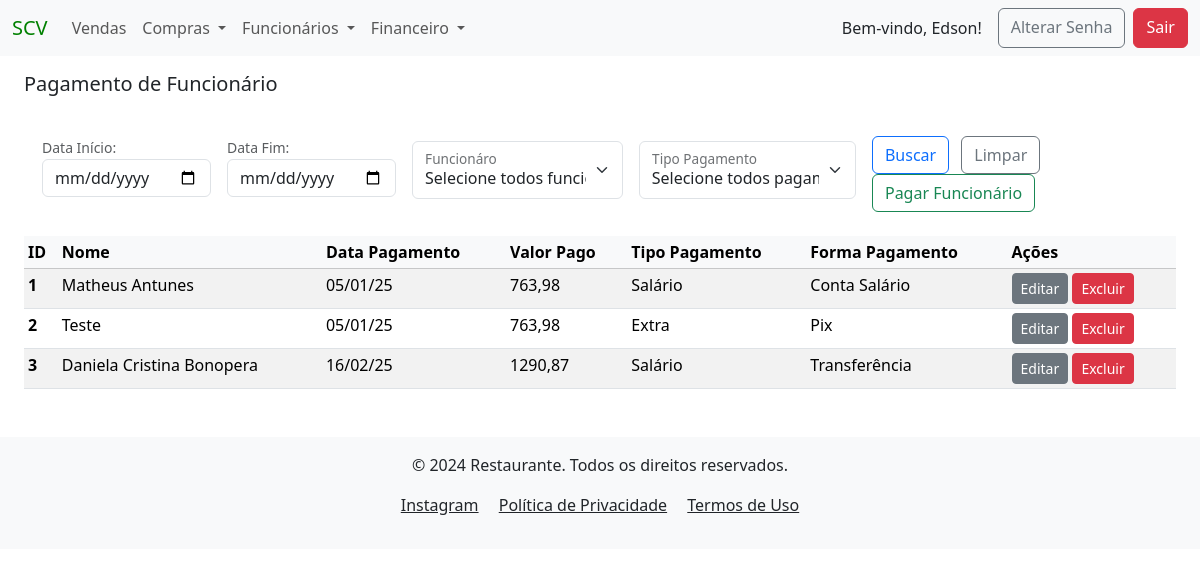
The app's page /payment/ (signed in) with its own data.
### funcionarios/models.py (models this page shows)
class Pagamento(models.Model):
    lista_tipo_pagamento = [
                            ('Salário', 'Salário'),
                            ('Adiantamento', 'Adiantamento'),
                            ('Vale', 'Vale'),
                            ('Vale Transporte', 'Vale Transporte'),
                            ('Extra', 'Extra'),
                            ('Rescisão', 'Rescisão'),
                            ('Comissão', 'Comissão'),
                            ('Férias', 'Férias'),
                            ('13° Salário', '13° Salário')
                            ]
    lista_forma_pagamento = [
                             ('Conta Salário', 'Conta Salário'),
                             ('Dinheiro', 'Dinheiro'),
                             ('Transferência', 'Transferência'),
                             ('Pix', 'Pix'),
                             ('Cheque', 'Cheque'),
                             ('Multa Recisória', 'Multa Recisória')
                             ]
    created_at = models.DateTimeField(auto_now_add=True)
    nome_funcionario = models.ForeignKey(Cadastro, on_delete=models.PROTECT, verbose_name="Funcionário", null=False)
    data_pagamento = models.DateField(verbose_name="Data Pagamento", null=False, blank=False,)
    valor_pago = models.DecimalField(verbose_name="Valor Pago", max_digits=9, decimal_places=2, null=False, blank=False)
    tipo_pagamento = models.CharField(verbose_name="Tipo de Pagamento", max_length=15, choices=lista_tipo_pagamento, null=False, blank=False)
    forma_pagamento = models.CharField(verbose_name="Forma de Pagamento", max_length=15, choices=lista_forma_pagamento, null=False, blank=False)
    author = models.ForeignKey(User, on_delete=models.PROTECT, blank=False, default=1)
    dt_atualizado = models.DateTimeField(auto_now=True, null=False, blank=False)

class Cadastro(models.Model):
    LIST_BANK = [('Banco do Brasil', 'Banco do Brasil'),
                   ('Banco Original', 'Banco Original'),
                   ('Bradesco', 'Bradesco'),
                   ('Caixa Econômica', 'Caixa Econômica'),
                   ('C6 Bank', 'C6 Bank'),
                   ('Itau', 'Itau'),
                   ('Inter', 'Inter'),
                   ('Neon', 'Neon'),
                   ('Next', 'Next'),
                   ('Nubank', 'Nubank'),
                   ('Santander', 'Santander'),
                   ]
    created_at = models.DateTimeField(auto_now_add=True)
    nome_funcionario = models.CharField(verbose_name="Funcionário", max_length=40 , blank=False, unique=True)
    rg = models.CharField(verbose_name="RG", max_length=14, null=True , blank=True)
    cpf = models.CharField(verbose_name="CPF", max_length=14, null=True , blank=True)
    carteira_trabalho = models.CharField(verbose_name="CTPS", max_length=12, null=True, blank=True)
    endereco = models.CharField(verbose_name="Endereço", max_length=40, null=True, blank=True)
    numero = models.CharField(verbose_name="Número", max_length=255, null=True, blank=True)
    bairro = models.CharField(verbose_name="Bairro", max_length=20, null=True, blank=True)
    cidade = models.CharField(verbose_name="Cidade", max_length=30, null=True, blank=True)
    telefone = models.CharField(verbose_name="Telefone", max_length=13, null=True, blank=True)
    banco = models.CharField(verbose_name="Banco", choices=LIST_BANK, max_length=15, null=True, blank=True)
    agencia = models.CharField(verbose_name="Agencia", max_length=7, null=True, blank=True)
    conta = models.CharField(verbose_name="Conta", max_length=10, null=True, blank=True)
    author = models.ForeignKey(User, on_delete=models.PROTECT, blank=False, default=1)
    dt_atualizado = models.DateTimeField(auto_now=True, null=False, blank=False)
    def __str__(self):
        return f"{self.nome_funcionario}"

### funcionarios/views.py (the view, shortened to what this page needs)
# urls.py: path('payment/', PagamentoListView.as_view(), name="pagamento_list"),
class PagamentoListView(LoginRequiredMixin, PermissionRequiredMixin, ListView):
    model = Pagamento
    template_name = 'funcionarios/pagamento_list.html'
    permission_required = 'funcionarios.view_pagamento'  # Permissão para visualizar objetos'
    def get_queryset(self):
        queryset = Pagamento.objects.all()
        data_inicio_pagamento_funcionario = self.request.GET.get('data_inicio_pagamento_funcionario')
        data_fim_pagamento_funcionario = self.request.GET.get('data_fim_pagamento_funcionario')
        if data_inicio_pagamento_funcionario:
            queryset = queryset.filter(data_pagamento__gte=data_inicio_pagamento_funcionario)
        if data_fim_pagamento_funcionario:
            queryset = queryset.filter(data_pagamento__lte=data_fim_pagamento_funcionario)
        nome_funcionario_pagamento = self.request.GET.get('nome_funcionario')
        if nome_funcionario_pagamento:
            queryset = queryset.filter(id=nome_funcionario_pagamento)
        tipo_pagamento = self.request.GET.get('tipo_pagamento')
        if tipo_pagamento:
            queryset = queryset.filter(id=tipo_pagamento)
        return queryset
    def get_context_data(self, **kwargs):
        context = super().get_context_data(**kwargs)
        context['pagamento_funcionarios'] = Pagamento.objects.all()
        return context

### funcionarios/templates/funcionarios/pagamento_list.html (shortened to what this page needs)
{% extends 'global/base.html' %}
{% block content %}
<h5 class="mb-4 mt-3">Pagamento de Funcionário</h5>
<div class="container">
    <form action="" method="GET" class="d-flex align-items-center">
        <div class="mb-2 me-2">
            <small for="data_inicio" class="form-text">Data Início:</small>
            <input type="date" class="form-control" id="data_inicio_pagamento_funcionario" name="data_inicio_pagamento_funcionario" value="{{ request.GET.data_pagamento }}">
        </div>
        <div class="mb-2 ms-2 me-2">
            <small for="data_fim" class="form-text">Data Fim:</small>
            <input type="date" class="form-control" id="data_fim_pagamento_funcionario" name="data_fim_pagamento_funcionario" value="{{ request.GET.data_pagamento }}">
        </div>
        <div class="form-floating mb-2 ms-2 me-2 mt-2">
            <select class="form-select" id="floatingSelect" name="nome_funcionario" aria-label="Floating label select example">
                <option value="">Selecione todos funcionário</option>
            </select>
            <label for="floatingSelect">Funcionáro</label>
        </div>
        <div class="form-floating mb-2 ms-2 me-2 mt-2">
            <select class="form-select" id="floatingSelect" name="tipo_pagamento" aria-label="Floating label select example">
                <option value="">Selecione todos pagamentos</option>
            </select>
            <label for="floatingSelect">Tipo Pagamento</label>
        </div>
        <div class="mb-2 ms-2 mt-3">
            <button type="submit" class="btn btn-outline-primary me-2" name="buscar_funcionario_pagamento">Buscar</button>
            <a href="{% url 'pagamento_list' %}" class="btn btn-outline-secondary me-2">Limpar</a>
            <a href="{% url 'create_payment' %}" class="btn btn-outline-success me-2">Pagar Funcionário</a>
        </div>
    </form>
</div>
{% if pagamento_list %}
<table class="table table-sm table-striped table-hover mt-3">
    <thead class="table-light">
    <tr>
        <th scope="col">ID</th>
        <th scope="col">Nome</th>
        <th scope="col">Data Pagamento</th>
        <th scope="col">Valor Pago</th>
        <th scope="col">Tipo Pagamento</th>
        <th scope="col">Forma Pagamento</th>
        <th scope="col">Ações</th>
    </tr>
    </thead>
    <tbody>
        {% for pagamento in pagamento_list %}
            <tr>
                <th scope="row" >{{ pagamento.pk }}</th>
                <td>{{ pagamento.nome_funcionario }}</td>
                <td>{{ pagamento.data_pagamento| date:"d/m/y"| default:"-" }}</td>
                <td>{{ pagamento.valor_pago| default:"-" }}</td>
                <td>{{ pagamento.tipo_pagamento| default:"-" }}</td>
                <td>{{ pagamento.forma_pagamento| default:"-" }}</td>
                <td>
                    <a href="{% url 'update_payment' pk=pagamento.pk %}" class="btn btn-secondary btn-sm">Editar</a>
                    <a href="{% url 'delete_payment' pk=pagamento.pk %}" class="btn btn-danger btn-sm">Excluir</a>
                </td>
            </tr>
        {% endfor %}
    </tbody>
</table>
{% else %}
<div class="container">
    <div class="alert alert-warning mt-3" role="alert">
        Não há pagamentos para o filtro selecionado.
    </div>
</div>
{% endif %}
{% endblock content %}

### project/templates/global/base.html (shortened to what this page needs)
<!DOCTYPE html>
<html lang="pt-br">
  <head>
    <link href="https://cdn.jsdelivr.net/npm/bootstrap@5.3.3/dist/css/bootstrap.min.css" rel="stylesheet">
  </head>
  <body>
    <nav class="navbar navbar-expand-lg bg-body-tertiary">
      <div class="container-fluid">
        <a class="navbar-brand" href="{% url 'menu' %}" style="color: green">SCV</a>
        <div class="collapse navbar-collapse" id="navbarSupportedContent">
          <ul class="navbar-nav me-auto mb-2 mb-lg-0">
            <li class="nav-item">
              <a class="nav-link" href="{% url 'venda_list' %}">Vendas</a>
            <li class="nav-item dropdown">
              <a class="nav-link dropdown-toggle" href="#" role="button" data-bs-toggle="dropdown" aria-expanded="false">
                Compras
              </a>
            </li>
            <li class="nav-item dropdown">
              <a class="nav-link dropdown-toggle" href="#" role="button" data-bs-toggle="dropdown" aria-expanded="false">
                Funcionários
              </a>
            </li>
            <li class="nav-item dropdown">
              <a class="nav-link dropdown-toggle" href="#" role="button" data-bs-toggle="dropdown" aria-expanded="false">
              Financeiro
              </a>
            </li>
          </ul>
          <div class="d-flex ms-auto">
            {% if user.is_authenticated %}
              <span class="navbar-text text-dark me-3">
                Bem-vindo, {{ user.first_name }}!
              </span>
              <a href="{% url 'password_change' %}" class="btn btn-outline-secondary me-2">Alterar Senha</a>
              <a href="{% url 'logout' %}" class="btn btn-danger">Sair</a>
            {% else %}
              <a href="{% url 'login' %}" class="btn btn-outline-light">Login</a>
            {% endif %}
          </div>
        </div>
      </div>
    </nav>
    <main class="container-fluid px-4">
        {% block content %}{% endblock content %}
    </main>
      <footer class="bg-body-tertiary text-dark py-3 mt-5">
        <div class="container text-center">
            <p>&copy; 2024 Restaurante. Todos os direitos reservados.</p>
            <p>
                <a href="https://www.instagram.com/sushicasaverde/"
                    class="text-dark me-3"
                    target="_blank"
                    rel="noopener noreferrer"
                    >Instagram</a>
                <a href="#" class="text-dark me-3">Política de Privacidade</a>
                <a href="#" class="text-dark">Termos de Uso</a>
            </p>
        </div>
      </footer>
  </body>
</html>

### records on screen
Pagamento: pk "1", nome_funcionario "Matheus Antunes", data_pagamento "05/01/25", valor_pago "763,98", tipo_pagamento "Salário", forma_pagamento "Conta Salário"
Pagamento: pk "2", nome_funcionario "Teste", data_pagamento "05/01/25", valor_pago "763,98", tipo_pagamento "Extra", forma_pagamento "Pix"
Pagamento: pk "3", nome_funcionario "Daniela Cristina Bonopera", data_pagamento "16/02/25", valor_pago "1290,87", tipo_pagamento "Salário", forma_pagamento "Transferência"

### other values on screen
{{ user.first_name }} "Edson"
